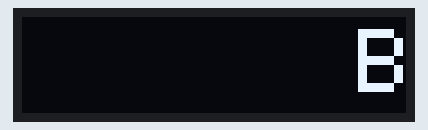
A sketch run on a simulated Arduino Uno, built with avr-gcc and run on an emulated ATmega328P. Shown: 128×32 one-colour display.

Above: at 0.5 s.
At 5.22 s:
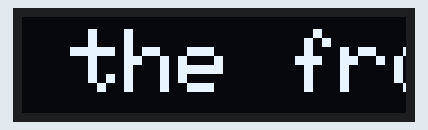
At 10.29 s:
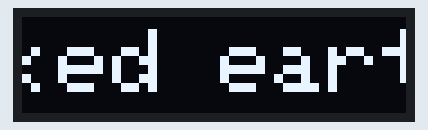
At 20.11 s:
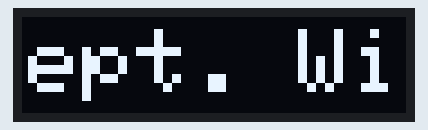
At 29.95 s:
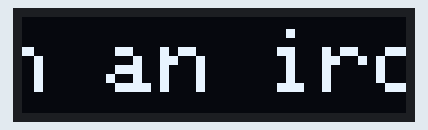
At 39.82 s:
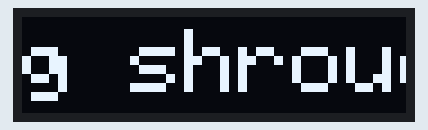

The sketch:

OLED_scroll.ino
```cpp
#include <SPI.h>
#include <Wire.h>
#include <Adafruit_GFX.h>
#include <Adafruit_SSD1306.h>


#define SCREEN_WIDTH 128
#define SCREEN_HEIGHT 32

#define OLED_RESET     -1
#define SCREEN_ADDRESS 0x3C

Adafruit_SSD1306 display(SCREEN_WIDTH, SCREEN_HEIGHT, &Wire, OLED_RESET);

char message[]="Beneath the frost-locked earth, a silent ember slept. Winter held the soil in an iron grip, a suffocating shroud of white and grey. For months, the seed knew only the heavy, numbing weight of the dark.";
int x, minX;

bool scroll = true;

void setup() {
  Serial.begin(9600);

  if(!display.begin(SSD1306_SWITCHCAPVCC, SCREEN_ADDRESS)) {
  Serial.println(F("SSD1306 allocation failed"));
  for(;;);
  }
  display.clearDisplay();

  display.setTextSize(2);
  display.setTextColor(SSD1306_WHITE);
  display.setTextWrap(false);

  minX = -18 * strlen(message);  // 12 = 6 pixels/character * text size 2
}


void loop() {
  x = display.width();
  while(scroll==true) {
  display.clearDisplay();
  display.setTextSize(3);
  display.setCursor(x,4);
  display.print(message);
  display.display();
  x=x-1; //change -1 to be more positive to increase scroll speed
  if(x < minX) {scroll = false;}//replace scroll=false with x=display.width() to make the scrolling loop
  }
  delay(100);
}
```
